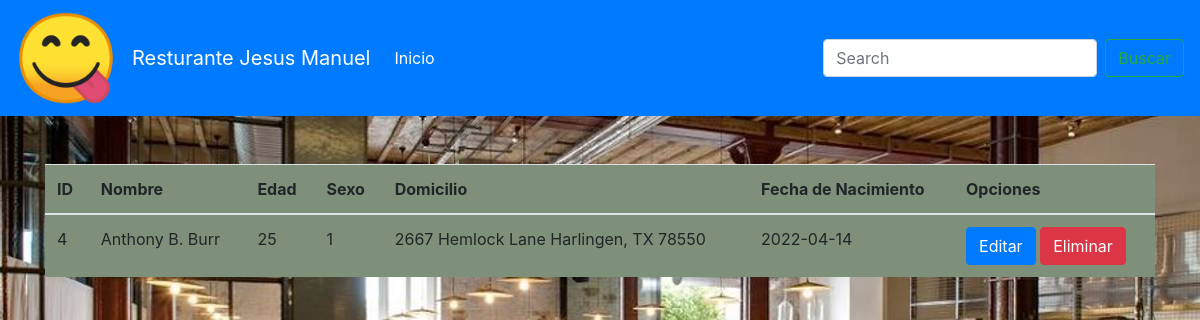
The app's page /PracticaWebDatos/resultadoBusqueda.php?termino=Anthony B. Burr  with its own data.
### tables this page shows
CREATE TABLE `cliente` (
  `id` int(11) NOT NULL,
  `nombre` varchar(100) NOT NULL,
  `edad` int(11) NOT NULL,
  `sexo` bit(1) NOT NULL,
  `domicilio` varchar(100) NOT NULL,
  `fecha_nacimiento` date NOT NULL
);

### PracticaWebDatos/resultadoBusqueda.php (the view, shortened to what this page needs)
<!DOCTYPE html>
<html lang="en">
<head>
    <link rel="stylesheet" href="css/bootstrap.css">
</head>
<body  background="imagenes/fondo.jpg">
    <?php
        include 'conexion.php';
        include 'menu.php';
    ?>
        <div class="container">
        <div class="row">
        <div class="col-12">
    <?php
        if($_GET["termino"] == ""){
    ?>
        <br>
        <div class="alert alert-danger">No existen registros con ese término de búsqueda</div><br><br>
        <a href="consultarDatos.php">Regresar</a>
    <?php } else {
        $sql = "SELECT * from cliente WHERE nombre LIKE '%" . $_GET["termino"] . "%'";
        $usuarios = $conexion->query($sql);
        if($usuarios->num_rows == 0) {
            echo "<br><div class='alert alert-danger'>No existen registros con ese término de búsqueda</div><br><br>";
        } else {
    ?>
    <br><br>
        <table class="table table-hover">
            <thead>
                <th>ID</th>
                <th>Nombre</th>
                <th>Edad</th>
                <th>Sexo</th>
                <th>Domicilio</th>
                <th>Fecha de Nacimiento</th>
                <th>Opciones</th>
            </thead>
            <tbody>
                <?php while($row = $usuarios->fetch_assoc()) { ?>
                    <tr>
                        <td><?php echo $row["id"]; ?></td>
                        <td><?php echo $row["nombre"]; ?></td>
                        <td><?php echo $row["edad"]; ?></td>
                        <td><?php echo $row["sexo"]; ?></td>
                        <td><?php echo $row["domicilio"]; ?></td>
                        <td><?php echo $row["fecha_nacimiento"]; ?></td>
                        <td>
                            <a href="actualizarRegistro.php?id=<?php echo $row["id"]; ?>" class="btn btn-primary">Editar</a>
                            <a href="eliminarRegistro.php?id=<?php echo $row["id"]; ?>" class="btn btn-danger">Eliminar</a>
                        </td>
                    </tr>
                <?php } ?>
            </tbody>
        </table>
    <?php } } ?>
                </div></div></div>
</body>
</html>

### PracticaWebDatos/resultadoBusqueda.php (style rules this page uses)
th { background-color: #7E9079 ; }
td { background-color: #7E9079 ; }

### records on screen
cliente: id "4", nombre "Anthony B. Burr", edad "25", sexo "1", domicilio "2667 Hemlock Lane Harlingen, TX 78550", fecha_nacimiento "2022-04-14"
